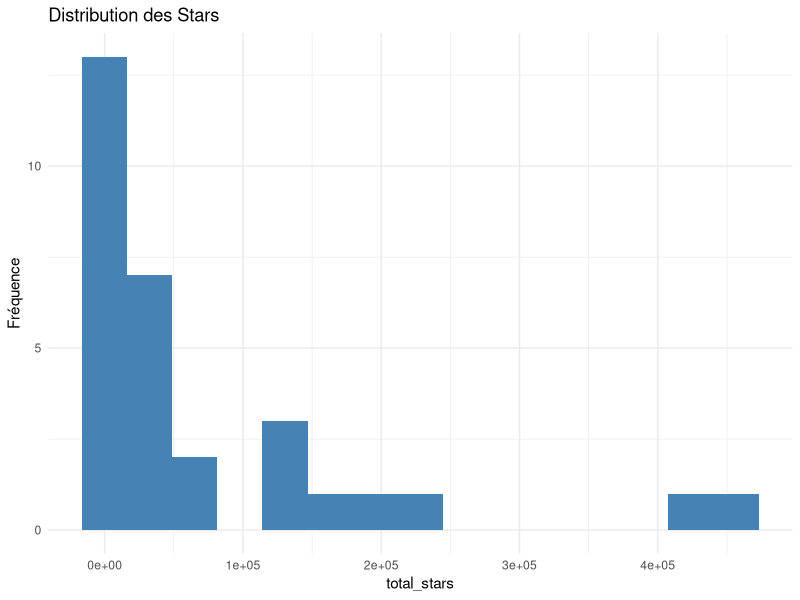

The R source for this figure:
## ---- chunk 1
#| label: setup
#| message: false
#| warning: false

library(tidyverse)
library(wordcloud)

# Chargement
df <- read.csv("profiles_index.csv", stringsAsFactors = FALSE)

# Nettoyage
df$company[is.na(df$company) | df$company == ""] <- "Indépendant"
df$location[is.na(df$location) | df$location == ""] <- "Inconnue"

# Création des variables
df <- df %>%
  mutate(
    Python = grepl("Python", languages_list, ignore.case = TRUE),
    JavaScript = grepl("JavaScript", languages_list, ignore.case = TRUE),
    num_languages = str_count(languages_list, ",") + 1
  )
#| label: visualisations
ggplot(df, aes(x = total_stars)) +
  geom_histogram(fill = "steelblue", bins = 15) +
  labs(title = "Distribution des Stars", y = "Fréquence") +
  theme_minimal()
cor_test <- cor.test(df$num_languages, df$total_stars, method = "spearman")
